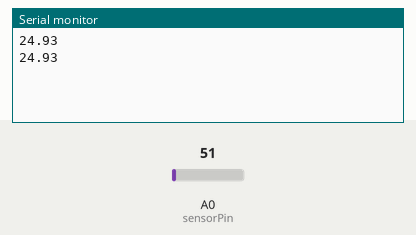
Simulated run of this sketch. Board: Arduino Uno, built with avr-gcc and run on an emulated ATmega328P. Parts: the last lines printed to the serial monitor. The inputs (shaded band) are chosen by the test bench; at power-on: A0 (sensorPin) = 51.

Above: at 1.8 s.
1.9 s: A0 (sensorPin) set to 61
At 2.4 s:
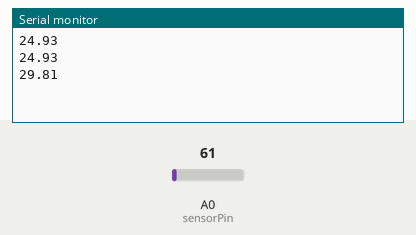
3.4 s: A0 (sensorPin) set to 71
At 4.8 s:
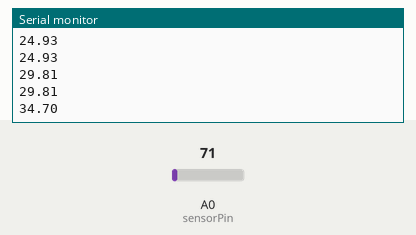
Timing chart, 0 to 6.4 s (numbered marks = the images above; inputs shaded):
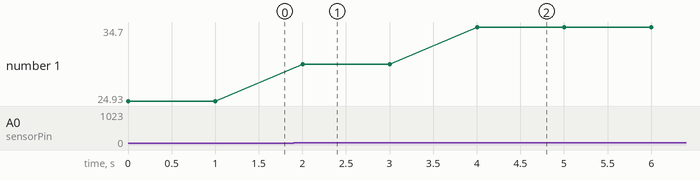

The sketch:

Adquisiscion_temp_LM35.ino
```cpp
const int sensorPin = A0;  // Pin analógico conectado al LM35

void setup() {
  Serial.begin(9600);  // Inicia comunicación serial
}

void loop() {
  int sensorValue = analogRead(sensorPin);  // Lee el valor del sensor (0-1023)
  float voltage = (sensorValue / 1023.0) * 5.0;  // Convierte a voltaje (0-5V)
  float temperature = voltage * 100.0;  // Convierte a temperatura (10mV/°C)
  //lee la temperatura
  Serial.println(temperature);

  delay(1000);  // Espera 1 segundo antes de la próxima lectura
}
```

Measured:
- after the input at 1.9 s, the serial monitor: prints a new line after 0.10 s (image 1)
- after the input at 3.4 s, the serial monitor: prints a new line after 0.60 s (image 2)
- plotted number 1: 24.93 → 29.81 after the input at 1.9 s, 29.81 → 34.7 after the input at 3.4 s
